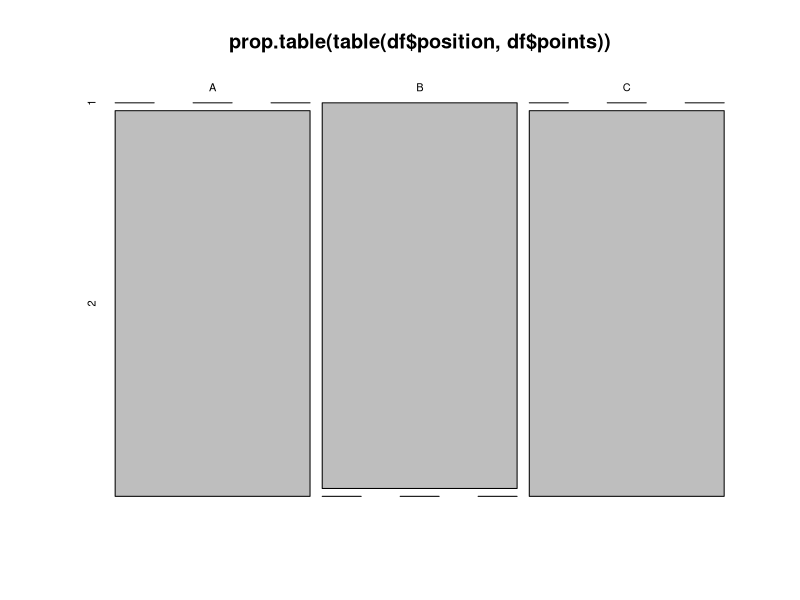

Write the R code that produced this figure.
df <- data.frame('name'=c('zl', 'cy', 'll'),
                 'position'=c('A', 'B', 'C'),
                 'points'=c(2, 1, 2))

table(df$position)

options(digits = 2)
prop.table(table(df$position))

# table of two variables
table(df$position, df$points)
prop.table(table(df$position, df$points))

# table of three variables
table(df$name, df$position, df$points)

plot(prop.table(table(df$position, df$points)))
